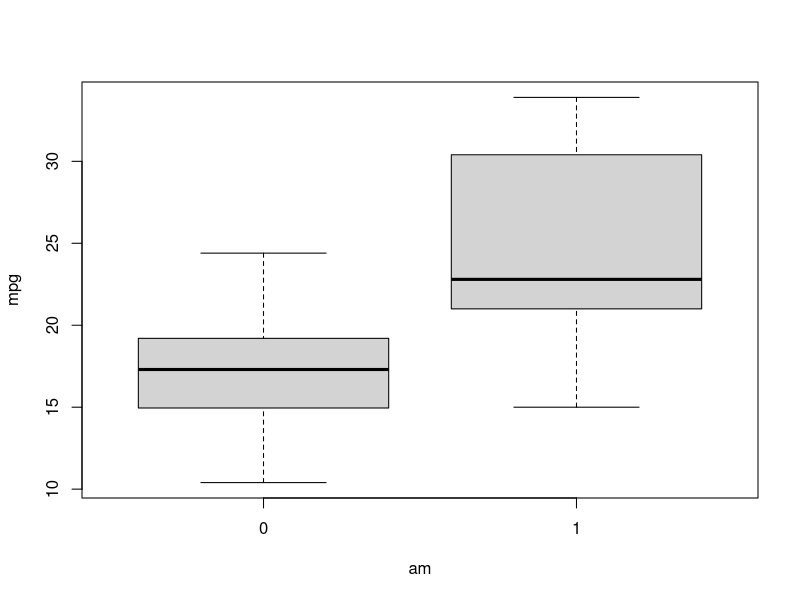
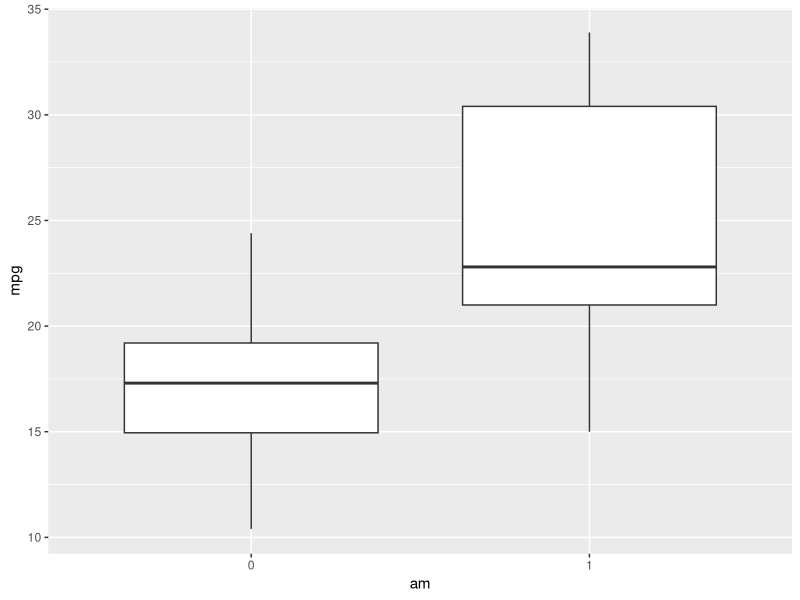
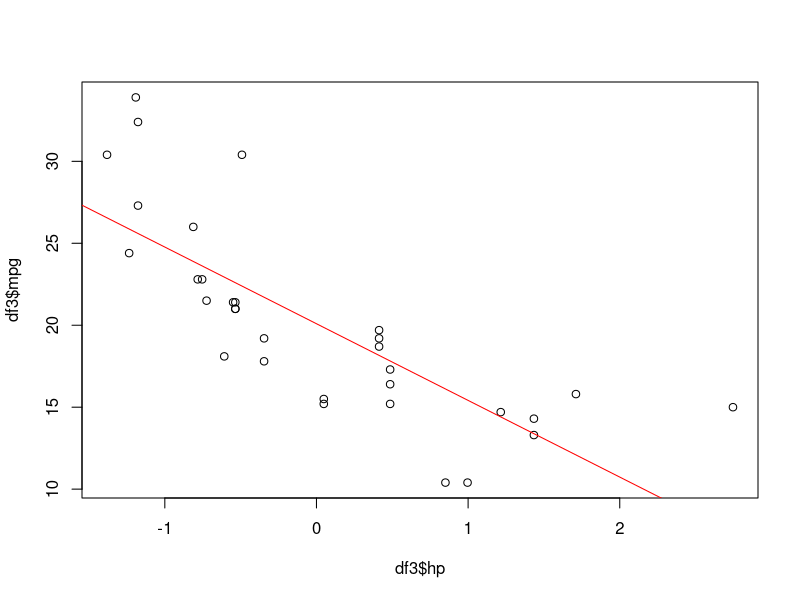

Generate these figures, in order, with R:
library()
df3 = mtcars
summary(df3)
str(df3)


df3$am = factor(df3$am)
str(df3)
df3$vs = factor(df3$vs)
str(df3)

#basic plot
boxplot(mpg~am, data=df3)
#ggplot2
library(ggplot2)
ggplot(data=df3,aes(x=am,y=mpg))+geom_boxplot()
#linear regression
#scale numeric features

numeric_features = c('cyl','disp','hp',
                     'drat','wt','qsec','gear','carb')
df3[numeric_features]=scale(df3[numeric_features])
lr1=lm(mpg~hp, data=df3)
summary(lr1)
plot(df3$hp,df3$mpg)
abline(lr1,col='red')
lr2=lm(mpg~., data=df3)
summary(lr2)
#Eliminate irrelevant variables
step(lr2, direction = 'backward')
lr2_update = lm(mpg~wt+qsec+am, data=df3)
summary(lr2_update)
